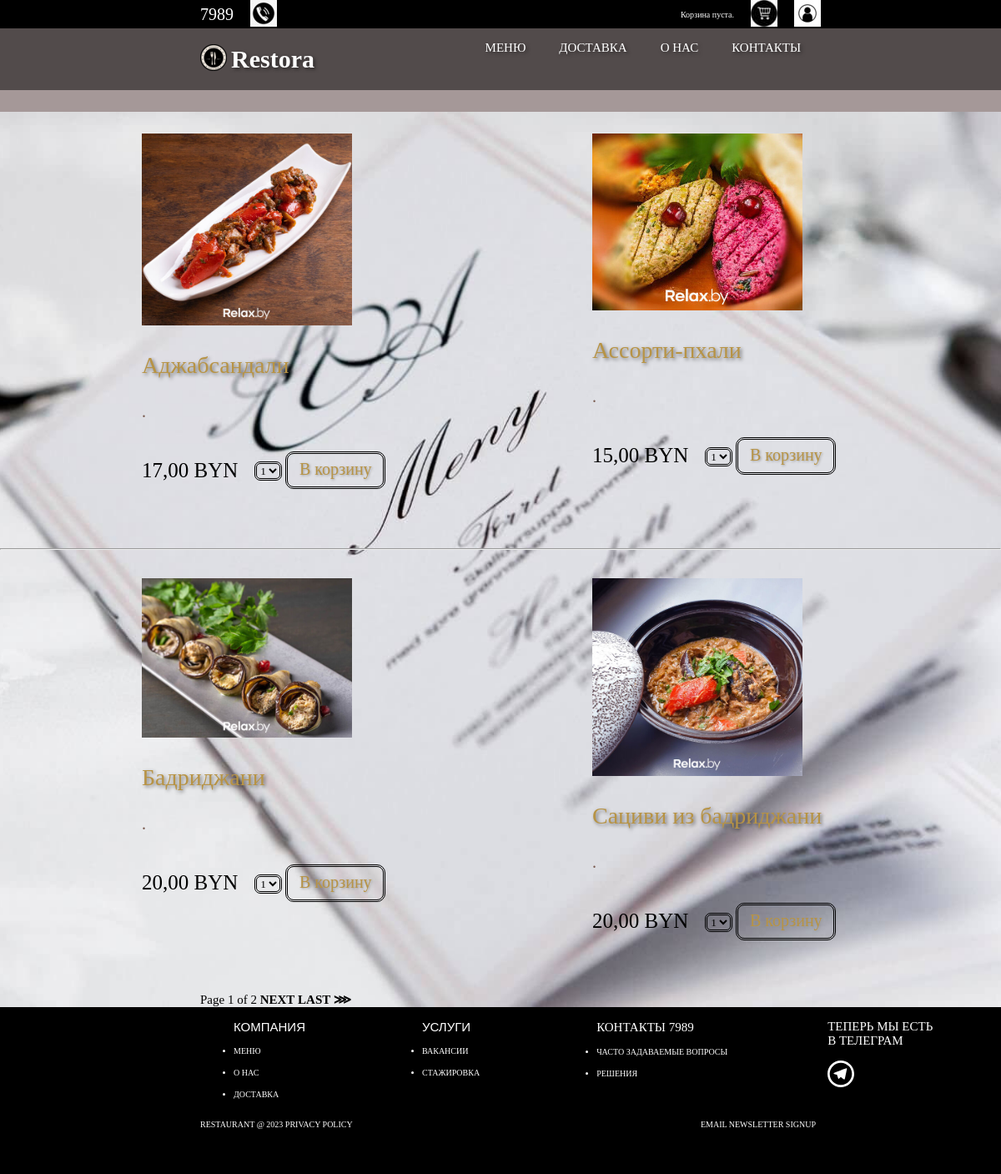
Page /restora/home/cold_dishes on the committed database.
### Restora/models.py (models this page shows, shortened)
class Dishes(models.Model):
    name = models.CharField('Название блюда', max_length=100)
    image = models.ImageField('Изображение', upload_to='uploads')
    price = models.DecimalField('Стоимость', max_digits=10, decimal_places=2)
    cookingTime = models.IntegerField('Приготовление в минутах')
    category = models.ForeignKey('CategoriesFood',  on_delete=models.SET_NULL, verbose_name='Категория', null=True, default='Без категории')
    class Meta:
        verbose_name = 'Блюдо'
        verbose_name_plural = 'Блюда'

### Restora/views.py (the view)
# urls.py: path('home/cold_dishes', views.show_cold_dishes, name= 'cold_dishes'),
def show_cold_dishes (request):
    cold_dishes = models.Dishes.objects.filter(category__name='Холодные блюда')    #<QuerySet [<Dishes: Сельдь под шубой>, <Dishes: Овощной салат с семе>, <Dishes: Салат-микс с цыпленк>, <Dishes: Низуаз с тунцом>, <Dishes: Оливье>, <Dishes: Цезарь>]>
    paginator = Paginator(cold_dishes, 4)   #показ на стр. по 4
    page_number = request.GET.get('page')
    page_obj = paginator.get_page(page_number)
    cart_product_form = CartAddProductForm()   #добавляем форму корзины
    for cold_dish in page_obj:
        ingredients = models.Ingredients.objects.filter(dishe_id=cold_dish.id)
        cold_dish.ingredients = []
        for ingredient in ingredients:
            product = models.Products.objects.get(id=ingredient.product_id)
            cold_dish.ingredients.append(product.name)
    return render(request, 'cold-dishes.html', {'cold_dishes': cold_dishes,
                                           'products': page_obj,
                                           'cart_product_form': cart_product_form,
                                           })

### Cart/forms.py
class CartAddProductForm(forms.Form):
    quantity = forms.TypedChoiceField(choices=PRODUCT_QUANTITY_CHOICES, coerce=int, label='')    #количество между 1-20.
    update = forms.BooleanField(required=False, initial=False, widget=forms.HiddenInput)

### Cart/cart.py (called while the page is built)
    def __len__(self):
        return sum(item['quantity'] for item in self.cart.values())

### Cart/context_processors.py (called while the page is built)
def cart(request):
    return {'cart': Cart(request)}

### Restora/templates/cold-dishes.html (shortened to what this page needs)
{% extends 'base.html' %}
{% block content %}
{% load static %}
<div class="products-container">
    {% for cold_dish in products %}
        {% if forloop.counter0|divisibleby:2 %}
            <div class="row">
        {% endif %}
        <div class="product-card">
            <ul>
                <li><a href="javascript:PopUpShow('popup{{ forloop.counter }}')">
                    {% if cold_dish.image %}
                        <img class="product-image" src="{{ cold_dish.image.url }}">
                    {% else %}
                        <p>No image</p>
                    {% endif %}
                    </a>
                </li>
                <li>
                    <p class ="product-name">{{cold_dish.name}}</p>
                </li>
                <li>
                    <p class ="product-description">
                        .
                     </p>
                </li>
                <li class="in-bag"><p class="product-price" >{{cold_dish.price}} BYN</p>
                    <form action="{% url "cart:cart_add" cold_dish.id %}" method="post">
                        {{ cart_product_form }}
                        <input class="button-in-bag" type="submit" value="В корзину">
                    </form>
                </li>
        </ul>
    </div>
        {% if forloop.counter0|add:1|divisibleby:2 or forloop.last %}
    </div>
            {% if not forloop.last %}
                <hr>
            {% endif %}
        {% endif %}
    {% endfor %}
 </div>
{% include 'pagination.html' %}
{% endblock %}

### Restora/static/Restora/css/style.css (style rules this page uses)
BODY { margin: 0; padding: 0; background: black; }
a { color:inherit; text-decoration: none; }
.row { display: flex; justify-content: space-evenly; }
.product-card { width: calc(35% - 20px); margin-bottom: 20px; padding: 10px; }
.product-image { width: 70%; }
.product-name { font-size: 28px; font-family: 'Times New Roman', Times, serif; text-shadow: 2px 2px 4px rgba(0, 0, 0, 0.5); color: #b79345; }
.product-price { font-size: 25px; padding-right: 20px; }
.product-description { font-size: 20px; width: 70%; color: #7a5b50; }
.in-bag { display: flex; align-items: center }
form>select { background: none; border: 3px double black; border-radius: 7px; }
.button-in-bag { width: 120px; height: 45px; padding-bottom: 3px; border: 3px double black; border-radius: 10px; font: 20px 'Times New Roman', Times, serif; color: #b79345; cursor: pointer; text-shadow: 1px 1px 3px rgba(150, 150, 150, 1); background: none; }
.product-card > ul { list-style-type: none; }
* { font-family: Areal; }

### rows in the picture
Dishes: image (picture), name "Аджабсандали", price "17,00"
Dishes: image (picture), name "Ассорти-пхали", price "15,00"
Dishes: image (picture), name "Бадриджани", price "20,00"
Dishes: image (picture), name "Сациви из бадриджани", price "20,00"

### other values in the picture
{{ products.number }} "1"
{{ products.paginator.num_pages }} "2"
